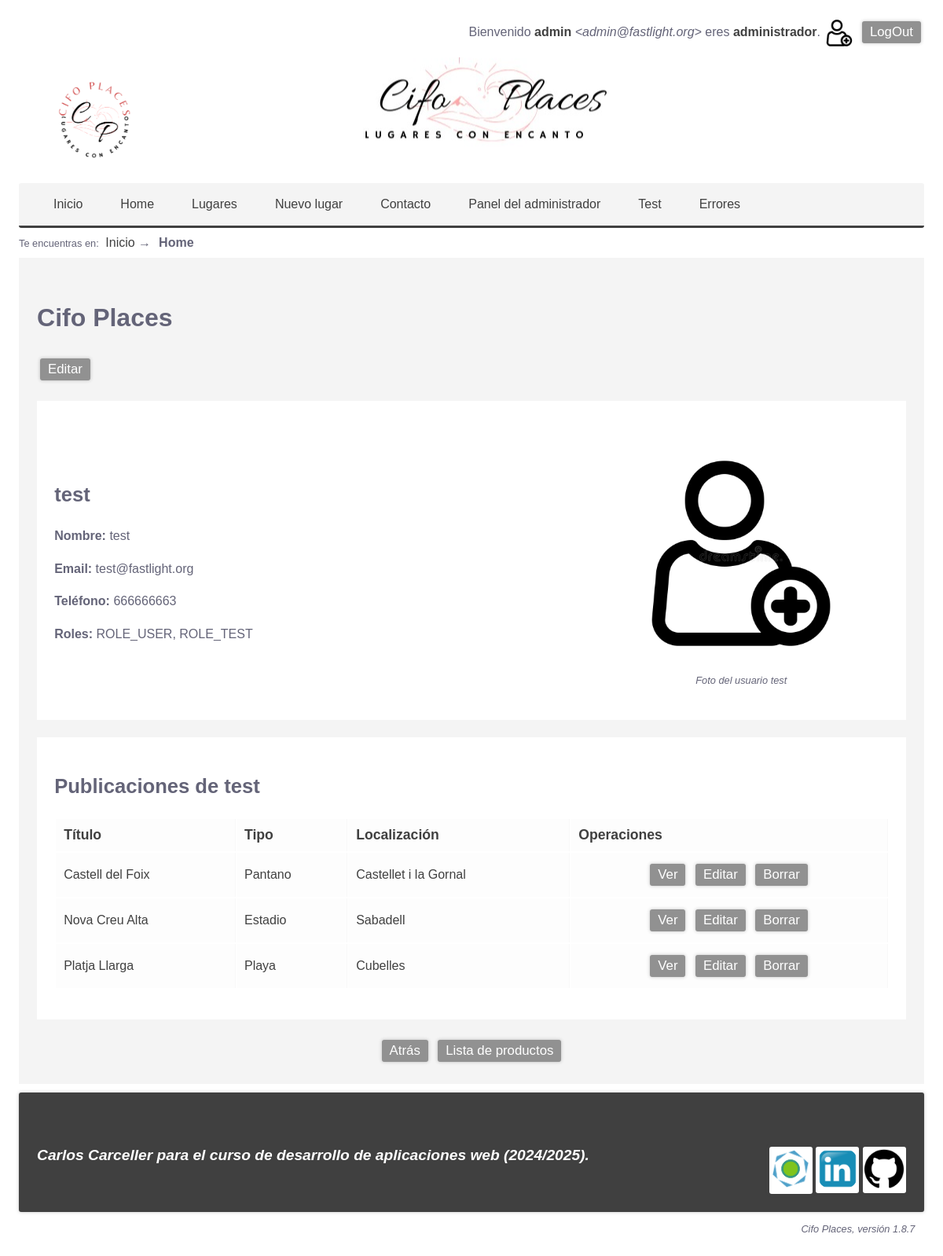
The app's page /User/show/2 (signed in) with its own data.
### tables this page shows
CREATE TABLE users(
	id INT PRIMARY KEY auto_increment,
	displayname VARCHAR(32) NOT NULL,
	email VARCHAR(255) NOT NULL UNIQUE KEY,
	phone VARCHAR(32) NOT NULL UNIQUE KEY,
	password VARCHAR(255) NOT NULL,
	roles VARCHAR(1024) NOT NULL DEFAULT '["ROLE_USER"]',
	templates VARCHAR(1024) NOT NULL DEFAULT '["BASE"]',
	picture VARCHAR(256) DEFAULT NULL,
	created_at TIMESTAMP NOT NULL DEFAULT CURRENT_TIMESTAMP,
	updated_at TIMESTAMP NULL DEFAULT NULL ON UPDATE CURRENT_TIMESTAMP
);

CREATE TABLE places(
	id INT PRIMARY KEY auto_increment,
    name VARCHAR(128) NOT NULL,
    type VARCHAR(128) NOT NULL,
    location VARCHAR(128) NOT NULL,
    description TEXT,
    mainpicture VARCHAR(128) NOT NULL,
    iduser INT NULL,
    latitude DOUBLE NULL DEFAULT NULL,
    longitude DOUBLE NULL DEFAULT NULL,
    created_at TIMESTAMP DEFAULT CURRENT_TIMESTAMP,
    updated_at TIMESTAMP NULL DEFAULT NULL ON UPDATE CURRENT_TIMESTAMP,
    
    FOREIGN KEY(iduser) REFERENCES users(id) 
		ON UPDATE CASCADE ON DELETE SET NULL
);

### app/libraries/View.php (called while the page is built, shortened)
<?php
class View{
    private string $name;
    public function __construct(
        string $name      = '',
        array $parameters = []
    ){
        $this->name       = $name;
    }
    public function load(){
        $template = new (TEMPLATE);
        try{
            @require VIEWS_FOLDER."/$this->name.php";
        }catch(Throwable $e){
            $message = DEBUG ?
            "<p>ERROR en la vista <b>".VIEWS_FOLDER."/$this->name.php</b>.</p>
             <p>INFORMACIÓN ADICIONAL: ".$e->getMessage()."</p>" :
             "Error al cargar la página.";
             throw new ViewException($message);
        }
    }
}

### app/http/ViewResponse.php (called while the page is built, shortened)
<?php
class ViewResponse extends Response{
    protected View $view;
    public function __construct(
        string $name,
        array $params       = [],
        int $httpCode       = 200,
        string $status      = 'OK'
    ){
        $this->view = new View($name, $params);
    }
    public function send(){
        $this->view->load();
        die();
    }
}

### public/index.php (called while the page is built, shortened)
<?php
require '../app/autoload.php';
require '../app/helpers/helpers.php';
try{
    switch(strtoupper(APP_TYPE)){
        case 'WEB' :  $response = (new App())->boot();
                      break;
    }
    $response->send();
}catch(Throwable $t){
    $mensaje = DEBUG ?
        'ERROR en el proceso de arranque: '.$t :
        'Se produjo un error, contacte con el administrador '.ADMIN_EMAIL.' si es necesario.';
    abort(500, 'INTERNAL SERVER ERROR', $mensaje, $t)->send();
}

### app/autoload.php (called while the page is built, shortened)
<?php
    function load(string $clase){
        foreach(AUTOLOAD_DIRECTORIES as $directorio){
           $ruta="$directorio/$clase.php";
           if(is_readable($ruta)){
                break;
           }
        }
    }

### app/libraries/Login.php (called while the page is built, shortened)
<?php
class Login{
    private static ?Authenticable $activeUser = NULL;
    public static function init(){
        self::$activeUser = Session::get('user') ??  NULL;
    }
	public static function user():?Authenticable{
	    return self::$activeUser;
	}
	public static function check():bool{
	    return !empty(self::user());
	}
	public static function guest():bool{
	    return empty(self::user());
	}
	public static function isAdmin(string $adminRole = 'ROLE_ADMIN'):bool{
	    return self::$activeUser && self::$activeUser->hasRole($adminRole);
	}
	public static function oneRole(array $roles):bool{
	    return self::user() && self::user()->oneRole($roles);
    }
}

### app/interfaces/Authorizable.php (called while the page is built, shortened)
<?php
    trait Authorizable{
        public function hasRole(string $role):bool{
            return in_array($role, $this->roles);
        }
        public function oneRole(array $roles):bool{
            foreach($roles as $role)
                if($this->hasRole($role))
                    return true;
             return false;
        }
        public function isAdmin(string $adminRole = 'ROLE_ADMIN'):bool{
            return $this->hasRole($adminRole);
        }
    }

### app/libraries/DBMysqli.php (called while the page is built, shortened)
<?php
class DBMysqli extends DB{
    private static $conexion = null;
    public static function get():object{
        if(!self::$conexion){
            try{
                self::$conexion = @new mysqli(DB_HOST, DB_USER, DB_PASS, DB_NAME, DB_PORT);
            }catch(Throwable $e){
                $message = "No se pudo conectar con la Base de datos. ";
                if(DEBUG)
                    $message .= "Revisa la configuración: ".DB_HOST.', '.DB_USER.', *******, '.DB_NAME.', '.DB_PORT;
                throw new DatabaseException($message);
            }
        }
        return self::$conexion;
    }
    public static function query(string $consulta){
        try{
            $resultado = self::get()->query($consulta);
            return $resultado;
        }catch(Throwable $e){
            if(DEBUG){
                $mensaje = "<p>ERROR EN LA CONSULTA:</p>";
                $mensaje .= "<p><b>$consulta</b></p>";
                $mensaje .= "<p>".self::get()->error."</p>";
                throw new SQLException($mensaje);
            }else
                throw new SQLException('ERROR al realizar la operación sobre la base de datos.');
        }
    }
    public static function select(
        string $consulta,
        string $class = 'stdClass'
    ):?object{
        $resultado = self::query($consulta);
        $objeto = $resultado->fetch_object($class);
        return $objeto;
    }
    public static function selectAll(
        string $consulta,
        string $class='stdClass'
    ):array{
        $resultados = self::query($consulta);
        $objetos = [];
        while($r = $resultados->fetch_object($class))
            $objetos[] = $r;
        return $objetos;
    }
}

### mvc/models/Model.php (called while the page is built, shortened)
<?php
abstract class Model{
    public static function getTable():string{
        return get_called_class()::$table ?? strtolower(get_called_class()).'s';
    }
    protected static function getJsonFields():array{
        return get_called_class()::$jsonFields ?? [];
    }
    public function parseJsonFields():object{
        $properties = self::getJsonFields();
        return $this;
    }
    public static function find(int $id = 0):?object{
        $table = self::getTable();
        $query = "SELECT * FROM $table WHERE id=$id";
        $entity = (DB_CLASS)::select($query, get_called_class());
        if($entity)
            $entity->parseJsonFields();
        return $entity;
    }
    public static function findOrFail(
        int $id = 0,
        ?string $message = NULL
    ):object{
        $entity = get_called_class()::find($id);
        return $entity;
    }
    public function hasMany(
        string $related,
        string $foreignKey = null,
        string $localKey = 'id'
    ):array{
        $tabla = $related::$table ?? strtolower($related).'s';
        $foreignKey = $foreignKey ?? 'id'.strtolower(get_called_class());
        $consulta = "SELECT * FROM $tabla WHERE $foreignKey = ".$this->$localKey;
        $entities =  (DB_CLASS)::selectAll($consulta, $related);
        return $entities;
    }
}

### mvc/controllers/UserController.php (called while the page is built, shortened)
<?php
    class UserController extends Controller {
        public function show(int $id=0){
            $user = User::findOrFail($id, "No se encontró el usuario.");
            $places = $user->hasMany('Place');
            return view('user/show',[
                'user'  => $user,
                'places' =>$places
            ]);
        }
}

### app/core/App.php (called while the page is built, shortened)
<?php
class App extends Kernel{
    public function boot():Response{
        try{
            $url = request()->get('url') ?? NULL;
            $url = $url ? explode('/', rtrim($url, '/')) : [];
            $controller = empty($url[0]) ?
                DEFAULT_CONTROLLER :
                ucfirst(strtolower(array_shift($url))).'Controller';
            $method = empty($url[0]) ?
                DEFAULT_METHOD :
                strtolower(array_shift($url));
            $controllerInstance = new $controller();
            return $controllerInstance->$method(...$url);
        }catch(NotIdentifiedException $e){
            Session::set('_pending_operation', '/'.request()->get('url'));
            return redirect('/Login');
        }catch(Throwable $t){
            $mensaje = DEBUG ?
                (new DebugInformation($t, $controller, $method, $url))->toHtml() :
                "No se pudo realizar la operación solicitada.";
            if(LOG_ERRORS)
                Log::addMessage(ERROR_LOG_FILE, get_class($t), $t->getMessage());
            if(DB_ERRORS)
                AppError::new(get_class($t), $t->getMessage());
            return abort(500, 'INTERNAL SERVER ERROR', $mensaje, $t);
        }
    }
}

### mvc/views/user/show.php (the view, shortened to what this page needs)
 <!DOCTYPE html>
<html lang="es">
	<head>
		<?= $template->css() ?>
	</head>
	<body>
		<?= $template->login() ?>
		<?= $template->header('Perfil usuario') ?>
		<?= $template->menu() ?>
		<?= $template->breadCrumbs([
		    'Home'=> NULL
		]) ?>
		<main>
    		<h1><?= APP_NAME ?></h1>
    		<a class="button" href="/User/edit/<?= $user->id?>">Editar</a>
    		<section id="detalles" class="flex-container gap2">
    			<div class="flex2">
    			<h2><?=$user->displayname?></h2>
    			<p><b>Nombre:</b>		<?=$user->displayname?></p>
    			<p><b>Email:</b>		<?=$user->email?></p>
    			<p><b>Teléfono:</b>		<?=$user->phone?></p>
    			<?php if(Login::isAdmin()) {?>
    			<p><b>Roles:</b> 		<?= implode(', ', $user->roles) ?></p>
    			<?php }?>
    			</div>
    			<figure class="flex1 centrado p2">
        			<img src="<?=USER_IMAGE_FOLDER.'/'.($user->picture ?? DEFAULT_USER_IMAGE)?>"
        				class="cover enlarge-image" alt="Foto del usuario <?=$user->displayname?>">
        			<figcaption>Foto del usuario <?="$user->displayname"?></figcaption>
        		</figure>
    		</section>
        		<section>
        			 <h2>Publicaciones de <?= $user->displayname?></h2>
        				<?php
        			 	if (!$places){
        				    echo "<div class='post p2'><p>No tienes publicaciones.</p></div>";
        				}else{ ?>
            				<table class="table w100 centered-block">
            					<tr>
            						<th>Título</th><th>Tipo</th><th>Localización</th><th>Operaciones</th>
            					</tr>
            				<?php foreach($places as $place){ ?>
                				<tr>
                					<td><a href='/Place/show/<?= $place->id ?>'><?=$place->name?></td>
                					<td><?=$place->type?></td>
                					<td><?=$place->location?></td>
                					<td class="centered">
                							<a class="button" href="/Place/show/<?= $place->id?>">Ver</a>
                							<a class="button" href="/Place/edit/<?= $place->id?>">Editar</a>
                                            <a class="button" href="/Place/delete/<?= $place->id ?>">Borrar</a>
                                    </td>
                				</tr>
                			<?php } ?>
                			</table>
                			<?php } ?>
                	</section>
    		<div class="centrado">
    			<a class="button" onclick="history.back()">Atrás</a>
    			<a class="button" href="/Place/list/">Lista de productos</a>
    		</div>
		</main>
		<?= $template->footer() ?>
		<?= $template->version() ?>
	</body>
</html>

### public/css/base.css (style rules this page uses)
:root { --primary-bg-color: rgb(60, 100, 160); --primary-font-color: rgb(255, 255, 255); --primary-soft-color: rgb(120, 160, 220); --secondary-bg-color: rgb(60, 160, 100); --secondary-font-color: rgb(255, 255, 255); --secondary-soft-color: rgb(100, 200, 140); --shadow-color: rgba(60, 60, 60, 0.3); --font-shadow-color: rgba(0, 0, 0, 0.3); --bg-color: white; --font-color: rgb(100, 100, 120); --border-color: rgb(200, 200, 200); --a-color: rgb(60, 100, 180); --main-bg-color: rgb(250, 250, 253); --th-bg-color: rgb(60, 100, 160); --th-font-color: rgb(255, 255, 255); --td-odd-bg-color: rgb(255, 255, 255); --td-even-bg-color: rgb(245, 245, 250); --tfoot-bg-color: rgb(160, 180, 220); --tfoot-font-color: rgb(255, 255, 255); --form-bg-color: rgb(255, 255, 255); --input-bg-color: rgb(250, 250, 250); --footer-bg-color: rgba(255, 255, 255, 0.85); --modal-bg-color: rgba(120, 120, 120, 0.85); --success-bg-color: rgb(180, 250, 180); --success-font-color: #363; --success-btn-color: rgb(60, 180, 60); --success-btn-hover-color: rgb(110, 250, 110); --warning-bg-color: rgb(250, 250, 180); --warning-font-color: rgb(150, 120, 0); --warning-btn-color: rgb(220, 210, 10); --warning-btn-hover-color: rgb(230, 230, 80); --danger-bg-color: rgb(250, 180, 180); --danger-font-color: #753; --danger-btn-color: rgb(180, 60, 60); --danger-btn-hover-color: rgb(250, 120, 120); --code-color: rgb(50, 50, 200); --min-width: 280px; }
* { box-sizing: border-box; margin: 0; padding: 0; }
.flex-container { display: flex; align-items: center; justify-content: space-between; gap: 20px; }
.flex-container>section, .flex-container>div, .flex-container>figure { min-width: var(--min-width); }
.flex1 { flex:1 }
.flex2 { flex:2 }
.gap2 { gap: 2% }
.centrado, .centered { text-align: center }
.bloque-centrado, .centered-block { margin-left: auto; margin-right: auto; }
.p2 { padding: 2% }
.w100 { width: 100% }
h1, h2, h3 { margin-top: 1.10em; margin-bottom: 0.9em; }
h1 { font-size: 2em; }
h2 { font-size: 1.6em; }
h2, h3 { margin: 1.6em 0 1em; padding: 0; }
h2:first-child, h3:first-child { margin: 1em 0; }
p { margin: 1.1em 0; line-height: 1.5em; }
a { text-decoration: none; cursor: pointer; color: #404040; }
.button, .button-light, .button-success, .button-warning, .button-danger { display: inline-block; white-space: nowrap; color: white; font: caption; font-size: 1.05em; padding: 4px 10px; margin: 4px; border: none; border-radius: 3px; cursor: pointer; box-shadow: 0 0px 4px var(--shadow-color); }
.button { background:rgb(145, 145, 145); }
.table { margin-bottom: 1rem; }
.table th { color: var(--th-font-color); text-shadow: 2px 2px 2px var(--text-shadow); background-color: #555555; padding: 10px; font-size: 1.1rem; text-align: left; }
.table td, .table th { box-shadow:0.1px 0.1px 0.3px rgba(0, 0, 0, 0.3); padding: 10px; background-color: #fdfdfd; color: #404040; }
.table tr:nth-of-type(odd) { background-color: var(--td-odd-bg-color); }
.table tr:nth-of-type(even) { s }
.table tr, table td { padding: 10px; }
figure { text-align: center; padding: 2%; }
figure img { width: 96%; border-radius: 15px; }
figcaption { font-size: 0.8rem; font-style: italic; }
.flex2 { border-radius: 3px; }
.cover { width: 100%; max-width: 280px; max-height: 400px; margin: 10px; }
html { background-color: var(--bg-color); }
body { color: var(--font-color); padding: 10px 2%; font-family: arial, verdana, helvetica; width: 100%; margin: 0px auto 20px auto; }
section { background-color: var(--bg-color); padding: 2%; margin: 2% 0%; }
section h2 { margin: 0 0 1rem 0; }
main { padding: 2%; margin: 0 0 1%; background-color: #f4f4f4; }
.enlarge-image { cursor: pointer; }

### public/css/base_phone.css (style rules this page uses)
.w50, .w75, .w100 { width: 100% }
body { margin: 0; padding: 0; width: 100%; }

### public/css/base_printer.css (style rules this page uses)
* { color: #006 !important; border:none; }
main .flex-container { display: initial; }
body { width: 100%; border:none; box-shadow: none; margin: 0px; padding: 0px; }
main { border: none; padding: 0px; }
p { margin-bottom: 1.2rem; }
table { border: solid 1px lightgrey; }
table tr, table td { border: none !important; font-size: 0.8rem !important; }
table th, table td { background-color: transparent !important; }
table th { border-bottom: solid 1px lightgrey !important; font-size: 1rem !important; }
table tr:nth-of-type(even) { background-color: unset; box-shadow: inset 0 0 0 200px #eee; }
table tr:nth-of-type(odd) { background-color: #fff; }

### records on screen
users: displayname "test", email "test@fastlight.org", phone "666666663", displayname (placeholder picture)
places: name "Castell del Foix", type "Pantano", location "Castellet i la Gornal"
places: name "Nova Creu Alta", type "Estadio", location "Sabadell"
places: name "Platja Llarga", type "Playa", location "Cubelles"

### other values on screen
$user->displayname "admin"
$user->email "admin@fastlight.org"
$miga "Inicio"
$miga "Home"
APP_NAME "Cifo Places"
implode(', ', $user->roles) "ROLE_USER, ROLE_TEST"
